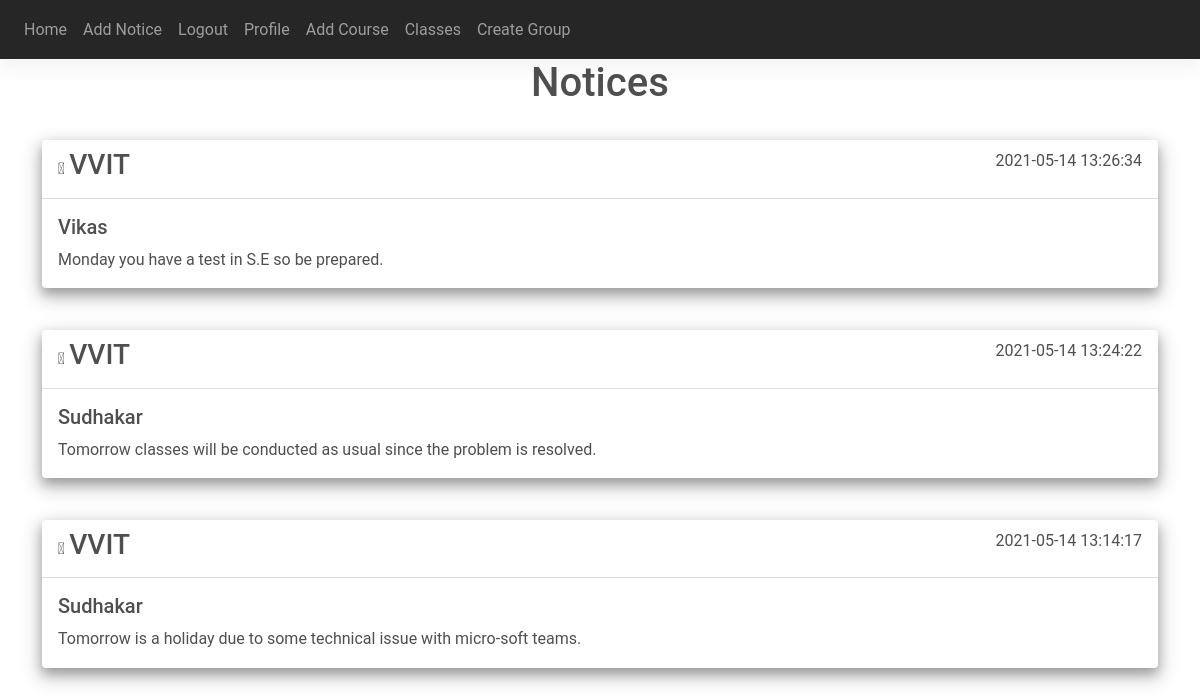
Before: / (signed in) with the older database file.
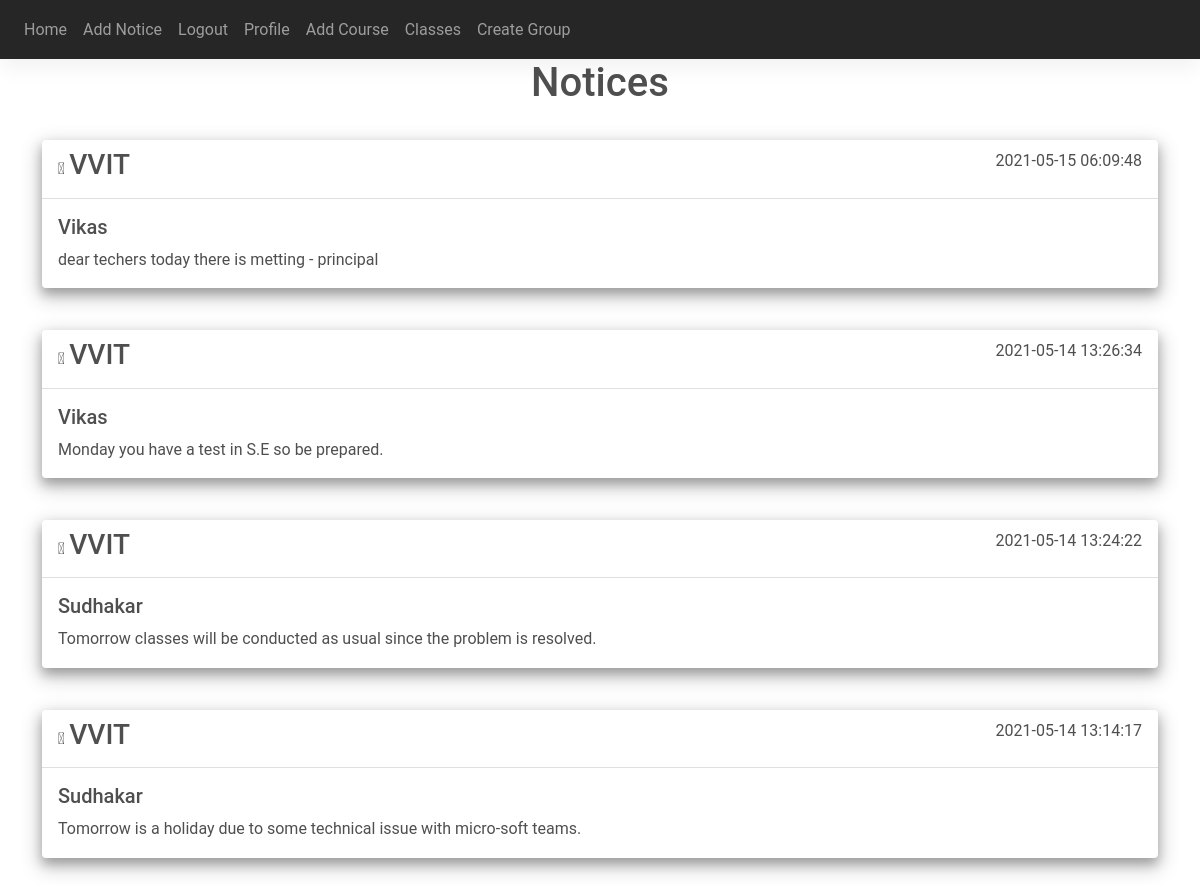
After: the same page with the newer database file.
### website/models.py (models this page shows)
class Note(db.Model):
    id = db.Column(db.Integer, primary_key=True)
    data = db.Column(db.String(10000))
    date = db.Column(db.DateTime(timezone=True), default=func.now())
    user_ids = db.relationship("Array_ids")
    user_id = db.Column(db.Integer, db.ForeignKey('user.id'))
    user_name = db.Column(db.String(150))

### website/views.py (the view)
@views.route('/', methods=['GET', 'POST'])
@login_required
def home():
    user_notes = []
    notes = Note.query.all()
    for note in notes:
        user_ids = note.user_ids
        for user_id in user_ids:
            if current_user.id == user_id.user_id:
                user_notes.append(note)
        if note.user_id == current_user.id:
            user_notes.append(note)
    user_notes.reverse()
    if current_user.user_type.lower() == 's':
        return render_template("home.html", user=current_user, notes=user_notes)
    elif current_user.user_type.lower() == 'p':
        return render_template("teacher_home.html", user=current_user, notes=user_notes)
    elif current_user.user_type.lower() == 'a':
        return render_template('admin.html', user=current_user)
    else:
        return redirect(url_for(views.logout))

### website/__init__.py (called while the page is built)
def create_app():
    app = Flask(__name__)
    app.config['SECRET_KEY'] = 'rajesh aka the king'
    app.config['SQLALCHEMY_DATABASE_URI'] = f'sqlite:///{DB_NAME}'
    db.init_app(app)
    from .views import views
    from .auth import auth
    from .admin import admin
    app.register_blueprint(views, url_prefix='/')
    app.register_blueprint(auth, url_prefix='/')
    app.register_blueprint(admin, url_prefix='/')
    from .models import User, Note
    create_database(app)
    login_manager = LoginManager()
    login_manager.login_view = 'auth.login'
    login_manager.init_app(app)
    @login_manager.user_loader
    def load_user(id):
        return User.query.get(int(id))
    return app

### website/templates/teacher_home.html (shortened to what this page needs)
{% extends "teacher_base.html" %}
{% block content %}
<h1 align="center">Notices</h1>
{% for note in notes %}
    <div class="card shadow-3-strong mb-3">
        <div class="card-header">
            <i style="display: inline-block;" aria-hidden="true" class="fas fa-graduation-cap"></i>
            <h3 style="display: inline-block;">
                VVIT
            </h3>
            <p style="display: inline-block; float:right">
                {{note.date}}
            </p>
        </div>
        <div class="card-body">
            <h5 class="card-title">{{ note.user_name }}</h5>
            <p class="card-text">
                {{note.data}}
            </p>
        </div>
    </div>
{% endfor %}
{% endblock %}

### website/templates/Teacher_base.html (shortened to what this page needs)
<!DOCTYPE html>
<html lang="en">
    <head>
        <link
            rel="stylesheet"
            href="https://stackpath.bootstrapcdn.com/bootstrap/4.4.1/css/bootstrap.min.css"
        />
        <link
            rel="stylesheet"
            href="https://stackpath.bootstrapcdn.com/font-awesome/4.7.0/css/font-awesome.min.css"
        />
        <link rel="stylesheet" type="text/css" href="{{ url_for('static', filename='css/mdb.min.css') }}">
        <link rel="stylesheet" type="text/css" href="{{ url_for('static', filename='css/mdb.rtl.min.css') }}">
    </head>
    <body>
        <nav class="navbar navbar-expand-lg navbar-dark bg-dark">
            <div class="collapse navbar-collapse" id="navbar">
                <div class="navbar-nav">
                    {% if user.is_authenticated %}
                    <a class="nav-item nav-link" id="home" href="/">Home</a>
                    <a class="nav-item nav-link" id="addpost" href="/addpost">Add Notice</a>
                    <a class="nav-item nav-link" id="logout" href="/logout">Logout</a>
                    <a class="nav-item nav-link" id="profile" href="/profile">Profile</a>
                    <a class="nav-item nav-link" id="addcourse" href="/add_course">Add Course</a>
                    <a class="nav-item nav-link" id="classes" href="/classes">Classes</a>
                    <a class="nav-item nav-link" id="create group" href="/create_group">Create Group</a>
                    {% else %}
                    <a class="nav-item nav-link" id="login" href="/login">Login</a>
                    <a class="nav-item nav-link" id="sign-up" href="/sign-up">Sign Up</a>
                    {% endif %}
                </div>
            </div>
        </nav>
        <div class="container">
            {% block content %}{% endblock %}
        </div>
    </body>
</html>

Changed rows visible on the page:
added Note: date "2021-05-15 06:09:48", user_name "Vikas", data "dear techers today there is metting - principal"
